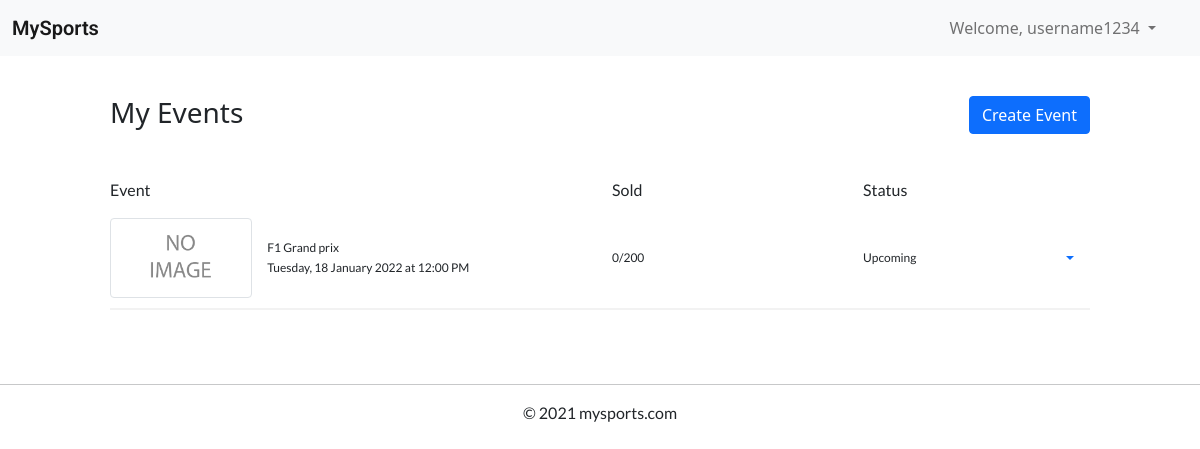
Page /manage-events (signed in) on the committed database.
### website/models.py (models this page shows, shortened)
class User(db.Model, UserMixin):
    __tablename__='users' # good practice to specify table name
    user_id = db.Column(db.Integer, primary_key=True, autoincrement=True)
    username = db.Column(db.String(20), index=True, unique=True)
    email = db.Column(db.String(100), index=True, unique=True)
    contact_number = db.Column(db.Integer, unique=True, index=True)
    address = db.Column(db.String(100), index=True, unique=True)
    password_hash = db.Column(db.String(255), nullable=False)
    comments = db.relationship('Comment')
    events = db.relationship('Event')
    orders = db.relationship('Order')

class Event(db.Model):
    __tablename__ = 'events'
    event_id = db.Column(db.Integer, primary_key=True, autoincrement=True)
    title = db.Column(db.String(80))
    description = db.Column(db.String(2000))
    sport = db.Column(db.String(20))
    image = db.Column(db.String(100))
    venue = db.Column(db.String(50))
    address = db.Column(db.String(150))
    start_time = db.Column(db.DateTime())
    end_time = db.Column(db.DateTime())
    status = db.Column(db.String(15))
    tickets_total = db.Column(db.Integer())
    price = db.Column(db.Float())
    user_id = db.Column(db.Integer(), db.ForeignKey('users.user_id'))
    orders = db.relationship('Order')
    comments = db.relationship('Comment')
    @property
    def tickets_sold(self) -> int:
        tickets_sold = 0
        for order in self.orders:
            tickets_sold += order.ticket_quantity
        return tickets_sold
    def formatted_time(self, time:datetime):
        return '{}, {} {} {} at {}'.format(get_day(time.weekday()),
                                                time.day,
                                                get_month(time.month - 1),
                                                time.year,
                                                time.strftime("%I:%M %p"))

### website/views.py (the view)
@bp.route('/manage-events')
@login_required
def manage_events():
    return render_template('manage_events.html', events=current_user.events)

### website/models.py (called while the page is built)
def get_day(day:int):
    return days_of_week[day]

def get_month(month:int):
    return months[month]

### website/templates/manage_events.html (shortened to what this page needs)
{% extends "base.html" %}
{% block content %}
<div class="container-fluid">
  <div class="col-12 col-lg-10 mx-auto">
    <div class="div-2"></div>
    <div class="row">
      <div class="col">
        <h3>My Events</h3>
      </div>
      <div class="col">
        <form action="{{ url_for('main.create_event') }}">
          <button class="btn btn-primary float-right">Create Event</button>
        </form>
      </div>
    </div>
    <div class="div-1"></div>
    <div class="div-1"></div>
    <div class="row">
      <div class="col-6">
        <p>Event</p>
      </div>
      <div class="col-3">
        <p>Sold</p>
      </div>
      <div class="col-3">
        <p>Status</p>
      </div>
    </div>
    {% if events|length > 0  %}
    {% for event in events %}
    <div class="my-event-container">
      <div class="row">
        <div class="col-6 d-flex">
          <img class="img-fluid img-thumbnail float-left my-auto"
            src="{{ url_for('main.download', filename=event.image) }}">
            <div class="my-auto">
              <p>{{ event.title }}</p>
              <p>{{ event.formatted_time(event.start_time) }}</p>
          </div>
        </div>
        <div class="col-3 d-flex">
          <p class="my-auto">{{ event.tickets_sold|string }}/{{ event.tickets_total|string }}</p>
        </div>
        <div class="col-3 d-flex">
          <p class="my-auto">{{ event.status }}</p>
          <div class="dropdown my-auto ms-auto">
            <a class="nav-link dropdown-toggle" href="#" data-bs-toggle="dropdown"></a>
          </div>
        </div>
      </div>
    </div>
    <div class="div-1"></div>
    {% endfor %}
    {% else %}
    <div class="div-1"></div>
    <p>You have no events to display</p>
    <div class="div-1"></div>
    {% endif %}
  </div>
</div>
<div class="div-2"></div>
{% endblock %}

### website/templates/base.html (shortened to what this page needs)
<!doctype html>
<html>
<head>
  <link rel="stylesheet" href="{{ url_for('static', filename='css/style.css') }}">
    <link href="https://cdn.jsdelivr.net/npm/bootstrap@5.1.0/dist/css/bootstrap.min.css" rel="stylesheet"
>
  </head>
<body>
    <nav class="navbar navbar-expand-lg navbar-light bg-light">
        <div class="container-fluid">
          <a class="navbar-brand" href="{{ url_for('main.index') }}">MySports</a>
          <div class="collapse navbar-collapse" id="navbarScroll">
            <div class="div-1"></div>
              {% if current_user.is_authenticated %}
              <ul class="navbar-nav my-2 my-lg-0 d-flex ms-auto me-4" >
                <li class="nav-item dropdown">
                  <a class="nav-link dropdown-toggle" href="#" id="navbarDropdownMenuLink" role="button" data-bs-toggle="dropdown" aria-expanded="false">
                  Welcome, {{ current_user.username }}
                </a>
                {% endif %}
              </li>
            </ul>
          </div>
        </div>
      </nav>
    <main>
        {% block content %}{% endblock %}
    </main>
    <footer>
        <div class="myfooter">
            <hr>
            <p>© 2021 mysports.com</p>
            <div style="padding: 30px;"></div>
        </div>
    </footer>
</body>
</html>

### website/static/css/style.css (style rules this page uses)
.myfooter { text-align: center; }
.div-1 { padding: 10px; }
.div-2 { padding: 20px; }
p { font-family: 'Lato', sans-serif; }
.navbar-brand { font-family: 'Roboto', sans-serif; font-weight: 600; font-size: 25px; }
body, html { height: 100%; }
div.my-event-container { box-shadow: 0px 2px 0px 0px rgb(0 0 0 / 5%); padding-bottom: 10px; }
div.my-event-container p { font-size: 12px; padding: 0px; margin: 2px 0; }
div.my-event-container img { height: 80px; aspect-ratio: 16 / 9; object-fit: cover; margin-right: 15px; }
.float-right { float: right; }
.float-left { float: left; }

### rows in the picture
User: username "username1234"
Event: title "F1 Grand prix", formatted_time "Tuesday, 18 January 2022 at 12:00 PM", tickets_sold "0", tickets_total "200", status "Upcoming"
